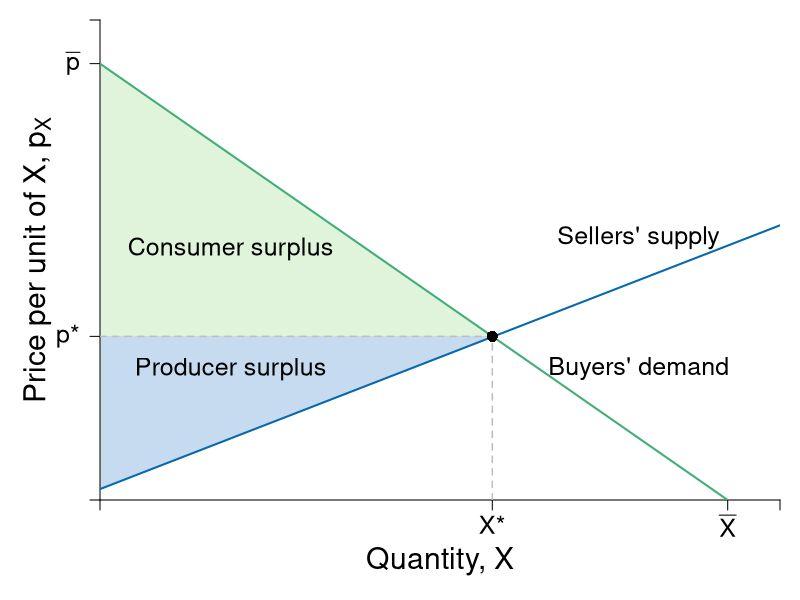

Write the R code that produced this figure.
require(shape)
pdf(file = "firmmarketsupply/demand_supply.pdf", width = 9, height = 7)

#Set parameters for graphics
axislabelsize <- 1.8
labelsize <- 1.5
namesize <- 1.8
annotatesize <- 1.5
graphlinewidth <- 2
segmentlinewidth <- 1.5

COL <- c("#7fc97f", "#beaed4", "#fdc086", "#ffff99", "#386cb0", "#f0027f", "#bf5b17", "#666666")
COLA <- c("#e0f3db", "#99d8c9","#66c2a4","#41ae76", "#238b45", "#005824")
COLB <- c("#c6dbef", "#4eb3d3", "#2b8cbe", "#0868ac","#084081")
COLC <- c("#fcfbfd", "#efedf5", "#dadaeb", "#bcbddc", "#9e9ac8", "#807dba", "#6a51a3", "#54278f", "#3f007d")

par(mar =  c(5, 5, 1, 1))

Demand <- function(x, rmax = 20, xmax = 12, n = 10) {
  rmax - (rmax/(n*xmax))*x
}

mrsA <- function(x, rmax = 20, xmax = 10) {
  rmax - (rmax/xmax)*x
}

uA <- function(x, y, rmax = 20, xmax = 10) {
  y + rmax*x - (1/2)(rmax/xmax)*x^2
}


Supply <- function(x, c1 = 0.5, c2 = 0.0465){
  c1 + 2*c2*x
}

xlims <- c(0, 130)
ylims <- c(0, 22)

npts <- 501 
x <- seq(xlims[1], xlims[2], length.out = npts)
y <- seq(ylims[1], ylims[2], length.out = npts) 
a <- c(46.08, 55, 64)
b <- c(46.08, 55, 64)

plot(0, 0, xlim = xlims, ylim = ylims, type = "n",
     xlab = expression(paste("")),
     ylab = expression(paste("")), 
     xaxt = "n", 
     yaxt = "n", 
     cex.lab = axislabelsize, 
     bty = "n",
     xaxs = "i", 
     yaxs = "i")


ticksy <- c(0, 7.5, 20, ylims[2])
ylabels <- c(NA, expression(paste(p,"*")), expression(paste(bar(p))), NA)
ticksx <- c(0, 75, 120, xlims[2])
xlabels <- c(NA, expression(paste(X,"*")), expression(paste(bar(X))), NA)

npts <- 500 
xx1 <- seq(xlims[1], xlims[2], length.out = npts)

#Draw the polygon for producer surplus
xpoly1 <- c(0, 75, 0, 0)
ypoly1 <- c(0.5, 7.5, 7.5, 0.5)
polygon(x = xpoly1, y = ypoly1, col = COLB[1], density = NULL, border = NA)

#Draw the polygon for consumer surplus
xpoly2 <- c(0, 75, 0, 0)
ypoly2 <- c(7.5, 7.5, 20, 7.5)
polygon(x = xpoly2, y = ypoly2, col = COLA[1], density = NULL, border = NA)

axis(1, at = ticksx, pos = 0, labels = FALSE, cex.axis=labelsize)
text(x = c(0, 75, 120, xlims[2]), par("usr")[3] - 0.4, labels = xlabels, srt = 0, pos = 1, xpd = TRUE, cex = labelsize)
axis(2, at = ticksy, pos = 0, labels = ylabels, las = 1, cex.axis=labelsize)

text(25, 6, expression(paste("Producer surplus")), xpd = TRUE, cex = labelsize)
text(25, 11.5, expression(paste("Consumer surplus")), xpd = TRUE, cex = labelsize) 

#Lines for mrs graph
lines(xx1, Demand(xx1), col = COLA[4], lwd = graphlinewidth)
lines(xx1, Supply(xx1), col = COLB[4], lwd = graphlinewidth)

segments(0, 7.5, 75, 7.5, lty = 2, "gray" , lwd = segmentlinewidth)
segments(75, 0, 75, 7.5, lty = 2, col = "gray" , lwd = segmentlinewidth)
points(75, 7.5, pch = 16, col = "black", cex = 1.5)

#Label axes
mtext(expression(paste("Quantity, ", X)), side = 1, line = 3, cex = axislabelsize)
#mtext(expression(paste("Market output of the good, ", X)), side = 1, line = 3, cex = axislabelsize)
text(-12, 0.5*ylims[2], expression(paste("Price per unit of X, ", p[X])), xpd = TRUE, cex = axislabelsize, srt = 90) 

text(103, 12, expression("Sellers' supply"), cex = labelsize)
text(103, 6, expression(paste("Buyers' demand")), cex = labelsize)

dev.off()
